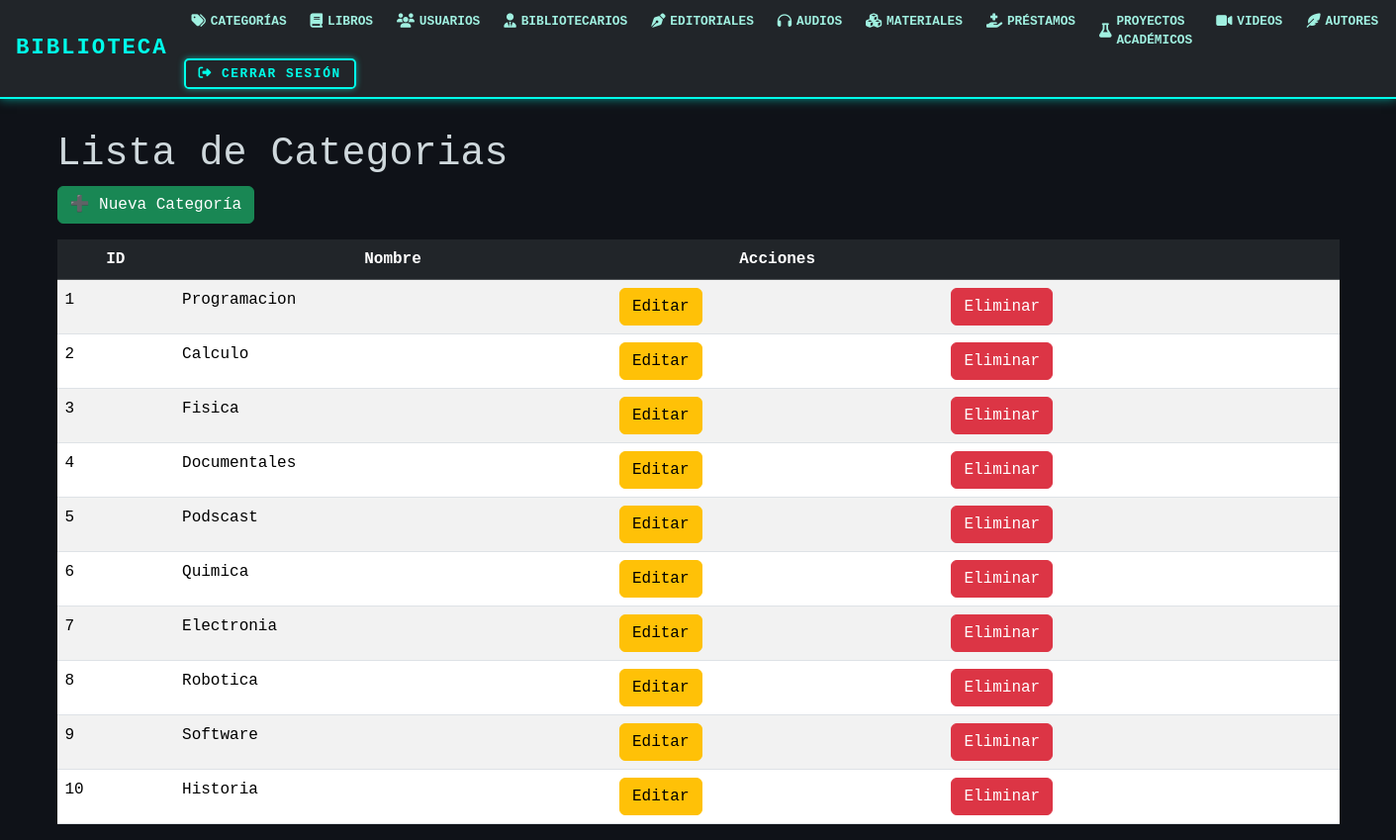
Before: /categorias/ with the older database file.
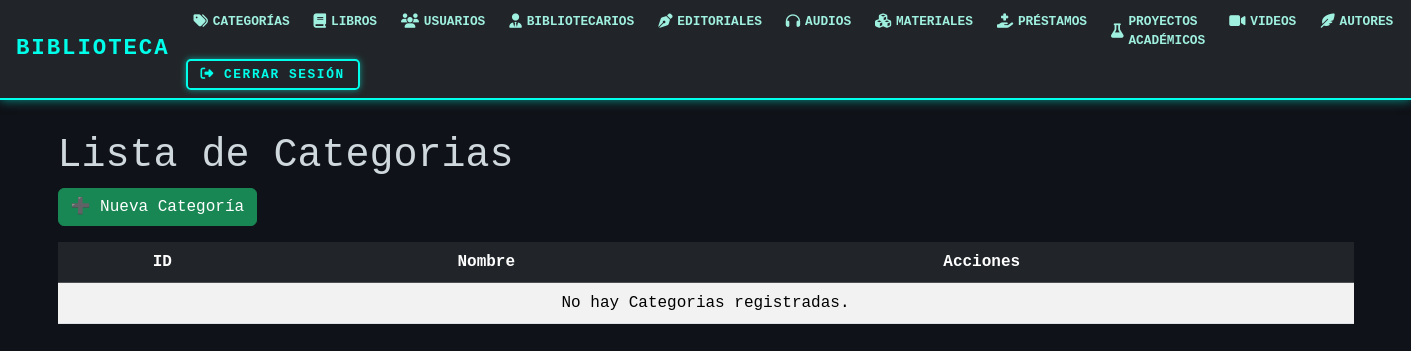
After: the same page with the newer database file.
### models/categoria_model.py (models this page shows, shortened)
class Categoria(db.Model):
    __tablename__ = "categoria"
    id_cat = db.Column(db.Integer, primary_key=True)
    nombre = db.Column(db.String(50), nullable=False)
    materiales = db.relationship('Material', back_populates='categoria')
    @staticmethod
    def get_all():
        return Categoria.query.all()

### controllers/categoria_controllers.py (the view)
@categoria_bp.route("/")
def index():
    categorias = Categoria.get_all()
    return categoria_view.list(categorias)

### views/categoria_view.py (called while the page is built)
def list(categorias):
    return render_template('categorias/index.html', categorias=categorias)

### templates/categorias/index.html (shortened to what this page needs)
{% extends 'base.html' %}
{% block content %}
<h1>Lista de Categorias</h1>
<a href="{{url_for('categoria.create')}}" class="btn btn-success mb-3">➕ Nueva Categoría</a>
<table class="table table-striped">
    <thead class="table-dark">
        <tr class="text-center">
            <th>ID</th>
            <th>Nombre</th>
            <th>Acciones    </th>
            <th></th>
        </tr>
    </thead>
    {% for item in categorias %}
    <tr>
        <td>{{item.id_cat}}</td>
        <td>{{item.nombre}}</td>
        <td>
            <a href="{{url_for('categoria.edit',id_cat=item.id_cat)}}" class="btn btn-warning">Editar</a>
        </td>
        <td>
            <a href="{{ url_for('categoria.delete', id_cat=item.id_cat) }}"
   class="btn btn-danger"
   onclick="return confirm('¿Estás seguro de que deseas eliminar la categoría {{ item.nombre }}?');">
   Eliminar
</a>
        </td>
    </tr>
    {% else %}
    <tr>
            <td colspan="6" class="text-center">No hay Categorias registradas.</td>
    </tr>
    {% endfor %}
</table>
{% endblock %}

Changed rows visible on the page:
removed Categoria: id_cat "1", nombre "Programacion"
removed Categoria: id_cat "2", nombre "Calculo"
removed Categoria: id_cat "3", nombre "Fisica"
removed Categoria: id_cat "4", nombre "Documentales"
removed Categoria: id_cat "5", nombre "Podscast"
removed Categoria: id_cat "6", nombre "Quimica"
removed Categoria: id_cat "7", nombre "Electronia"
removed Categoria: id_cat "8", nombre "Robotica"
removed Categoria: id_cat "9", nombre "Software"
removed Categoria: id_cat "10", nombre "Historia"
Other visible differences:
text now shown: "No hay Categorias registradas."
